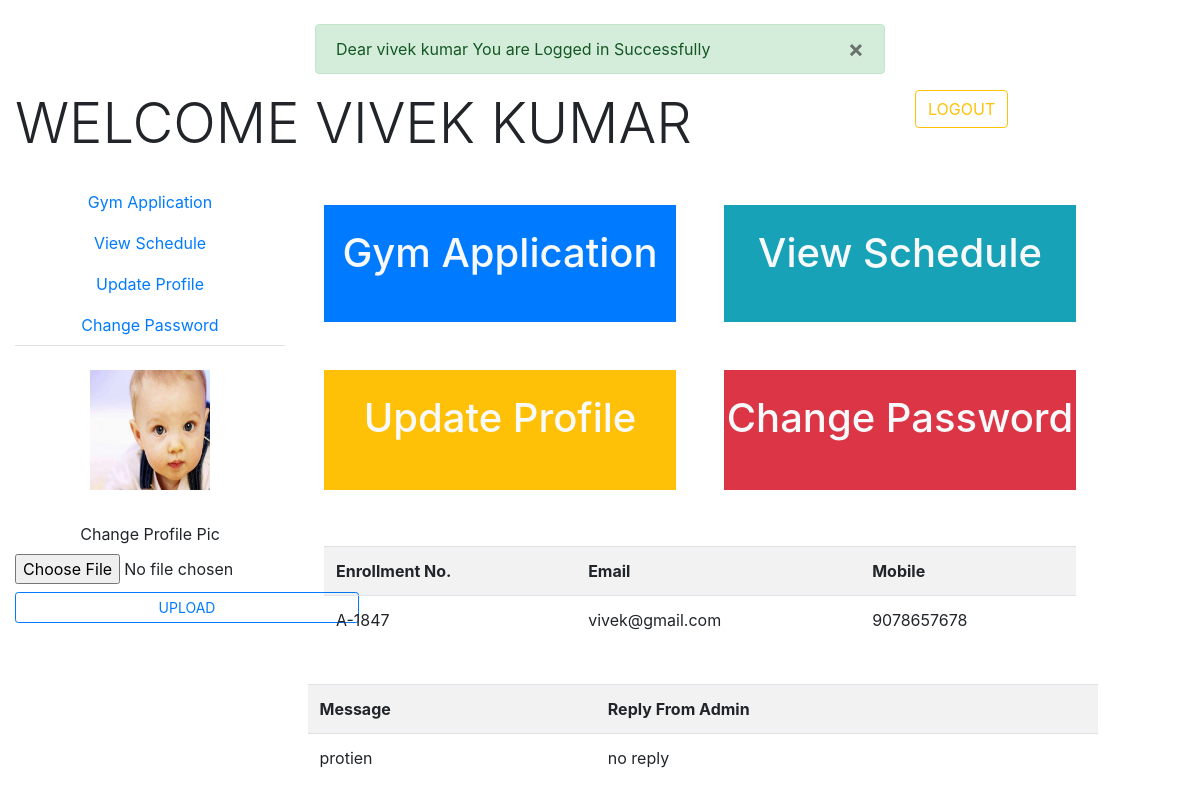
The page /home.php (signed in) on the database its author committed.
### tables this page shows
CREATE TABLE IF NOT EXISTS `student` (
  `sid` int(4) NOT NULL AUTO_INCREMENT,
  `enroll` varchar(10) NOT NULL,
  `name` text NOT NULL,
  `email` varchar(50) NOT NULL,
  `mob` varchar(10) NOT NULL,
  `pswd` varchar(20) NOT NULL,
  `photo` varchar(100) NOT NULL DEFAULT 'user.png',
  PRIMARY KEY (`sid`)
);

CREATE TABLE IF NOT EXISTS `contact` (
  `mid` int(8) NOT NULL AUTO_INCREMENT,
  `name` varchar(40) NOT NULL,
  `email` varchar(50) NOT NULL,
  `sub` varchar(100) NOT NULL,
  `msg` varchar(200) NOT NULL,
  `reply` varchar(200) NOT NULL DEFAULT 'no reply',
  `status` varchar(20) NOT NULL DEFAULT '0',
  PRIMARY KEY (`mid`)
);

### operation.php (called while the page is built, shortened)
<?php
class operation
{
public $con;
function __construct()
{
	$this->con=new mysqli(host,username,password,database);
}
function view($sql)
{
	$x=$this->con->query($sql);
	if($r=$x->fetch_assoc())
	{
return $r;
}
}
function selectall($sql)
{
	$x=$this->con->query($sql);
	return $x;
}
}
 ?>

### home.php (the view, shortened to what this page needs)
<!DOCTYPE html>
<html>
<head>
		<?php include"externalfiles.php";
include("operation.php");
		 ?>
</head>
<body>
	<div class="container-fluid">
	<div class="row mt-4">
		<div class="col-md-3"></div>
		<div class="col-md-6">
			<?php
if(!empty($_COOKIE['signin']))
{
 ?>
<div class="alert alert-success alert-dismissable">
	<button type="button" class="close" data-dismiss="alert"
	name="button">&times;</button>
<?php echo $_COOKIE['signin']; ?>
</div>
<?php } ?>
		</div>
		<div class="col-md-3"></div>
	</div>
</div>
<div class="container-fluid">
	<div class="row">
				<div class="col-md-9 display-4 text-uppercase">WELCOME <?php echo $_SESSION['name']; ?></div>
		<div class="col-md-2">
			<form action="logout.php"><button class="btn btn-outline-warning">LOGOUT</button></form>
		</div>
		<div class="col-md-1 text-danger"></div>
	</div>
</div>
<div class="container-fluid mt-4">
	<div class="row">
		<div class="col-md-3">
			<ul class="nav nav-tabs flex-column text-center">
<li class="nav-item"><a href="apply.php" class="nav-link">Gym Application</a></li>
<li class="nav-item"><a href="viewschedule.php"class="nav-link">View Schedule</a></li>
<li class="nav-item"><a href="updateprofile.php" class="nav-link">Update Profile</a></li>
<li class="nav-item"><a href="changepswd.php" class="nav-link">Change Password</a></li>
		</ul>
		</div>
<div class="col-md-4 p-4">
			<a href="#"><div style="height:100%;width:100%"class="bg-primary text-light text-center pt-4 ">
				<h1>Gym Application</h1>
			</div></a>
		</div>
			<div class="col-md-4 p-4">
			<a href="#"><div style="height:100%;width:100%"class="bg-info text-light text-center pt-4">
				<h1>View Schedule</h1>
			</div></a>
			</div>
			<div class="col-md-1"></div>
	</div>
</div><?php $obj=new operation();
	$sid=$_SESSION['sid'];
	$sql="select * from student where sid=$sid";
$r=$obj->view($sql);
$email=$r['email'];
	 ?>
<div class="container-fluid">
<div class="row">
		<div class="col-md-3 ">
<center><div class="m-4" style="height: 120px;width:120px;">
	<img src="images\<?php echo $r['photo'] ?>" style="height: 120px;width:120px;">
</div>
	</center>
		</div>
<div class="col-md-4 p-4">
			<a href="#"><div style="height:100%;width:100%"class="bg-warning text-light text-center pt-4 ">
				<h1>Update Profile</h1>
			</div></a>
		</div>
			<div class="col-md-4 p-4">
			<a href="#"><div style="height:100%;width:100%"class="bg-danger text-light text-center pt-4">
				<h1>Change Password</h1>
			</div></a>
			</div>
			<div class="col-md-1"></div>
	</div>
	</div>
<div class="container-fluid mt-2">
<div class="row">
		<div class="col-md-3">
			<center>Change Profile Pic
	<div class="form-inline mt-2">
		<form action="pic.php" method="post" enctype="multipart/form-data">
				<input type="file" name="photo">
			<button type="submit" name="submit"class="btn btn-outline-primary btn-sm btn-block mt-2">UPLOAD</button>
			</form>
		</div>
	</center>
		</div>
<div class="col-md-8 p-4">
<table class="table table-striped">
	<tr><th>Enrollment No.</th><th>Email</th><th>Mobile</th></tr>
	<tr><td><?php echo $r['enroll'] ?></td><td><?php echo $r['email'] ?></td>
		<td><?php echo $r['mob'] ?></td></tr>
</table>
				</div>
			<div class="col-md-1"></div>
	</div>
	</div>
	<div class="row">
		<div class="col-md-3"></div>
		<div class="col-md-8">
			<table class="table table-striped">
				<tr><th>Message</th><th>Reply From Admin</th></tr>
				<?php
$sq="select * from contact where email='$email'";
if($a=$obj->selectall($sq))
{
while($m=$a->fetch_assoc())
{
				 ?>
				<tr><td><?php echo $m['msg'] ?></td><td><?php echo $m['reply'] ?></td></tr>
			<?php }}
else
{
	?>
<tr><td colpsan="2">No Message and reply to display </td></tr>
<?php
}
 ?>
			</table>
		</div>
		<div class="col-md-1"></div>
	</div>
</body>
</html>

### rows shown on the page
student: photo (picture), enroll "A-1847", email "vivek@gmail.com", mob "9078657678"
contact: msg "protien", reply "no reply"

### other values the page prints
$_COOKIE['signin'] "Dear vivek kumar You are Logged in Successfully"
$_SESSION['name'] "VIVEK KUMAR"
